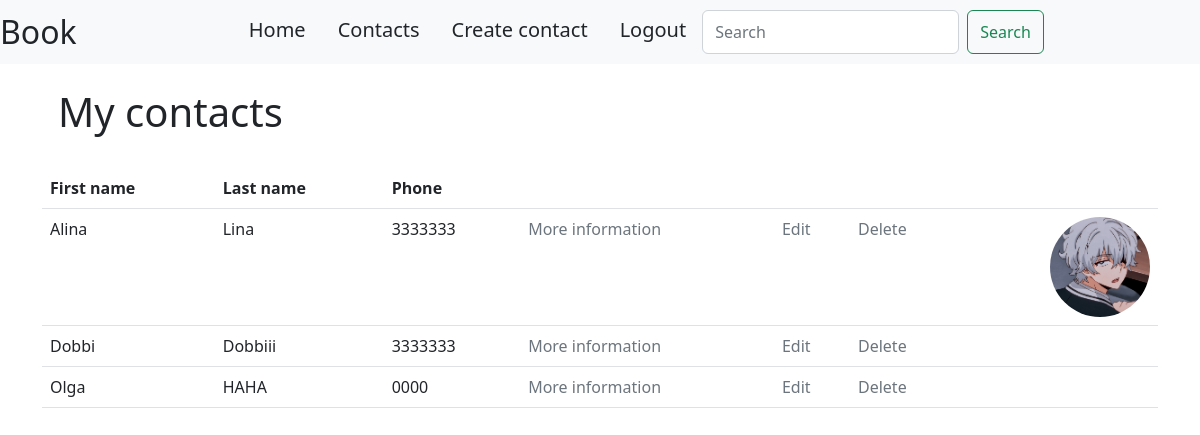
The page /contacts (signed in) on the database its author committed.
### contacts/models.py (models this page shows, shortened)
class Contact(models.Model):
    first_name = models.CharField('First name', max_length=30)
    last_name = models.CharField('Last name', max_length=30)
    phone = models.CharField('Phone', max_length=30, null=False, blank=False)
    email = models.EmailField('Email', max_length=50)
    address = models.CharField('Address', max_length=80)
    company = models.CharField('Company', max_length=30)
    photo = models.ImageField('Photo', null=True, blank=True, upload_to='images/')
    owner = models.ForeignKey(settings.AUTH_USER_MODEL, on_delete=models.CASCADE)
    class Meta:  # изменение название таблички
        verbose_name = 'Contact'
        verbose_name_plural = 'Contacts'

### contacts/views.py (the view)
# urls.py: path('contacts', views.ContactsList.as_view(), name='contacts'),
class ContactsList(ListView):
    model = Contact
    template_name = 'main/all_contacts.html'
    def get_queryset(self, *args, **kwargs):
        qs = super(ContactsList, self).get_queryset(*args, **kwargs)
        current_user = self.request.user
        qs = qs.filter(owner=current_user).order_by("first_name")
        return qs

### contacts/templates/main/all_contacts.html (shortened to what this page needs)
{% extends 'main/base.html' %}
{% block content %}
    {% if user.is_authenticated %}
        <main class="px-3">
            <h1>My contacts</h1>
        </main>
        <br>
        <table class="table table-hover">
            {% if object_list %}
                <thead>
                    <tr>
                        <th scope="col">First name</th>
                        <th scope="col">Last name</th>
                        <th scope="col">Phone</th>
                        <th scope="col"></th>
                        <th scope="col"></th>
                        <th scope="col"></th>
                        <th scope="col"></th>
                    </tr>
                </thead>
                {% for object in object_list %}
                    <tbody>
                        <tr>
                            <td>{{ object.first_name }}</td>
                            <td>{{ object.last_name }}</td>
                            <td>{{ object.phone }}</td>
                            <td><a href="{% url 'contact_details' object.id %}" class="nav-link p-0 text-muted">More information</a></td>
                            <td><a href="{% url 'update_contact' object.id %}" class="nav-link p-0 text-muted">Edit</a></td>
                            <td><a href="{% url 'delete_contact' object.id %}" class="nav-link p-0 text-muted">Delete</a></td>
                            {% if object.photo %}
                                <td><img src="{{ object.photo.url }}" class="bd-placeholder-img rounded-circle" width="100" height="100"  align="right"></td>
                            {% else %}
                                <td></td>
                            {% endif %}
                        </tr>
                    </tbody>
                {% endfor %}
            {% else %}
                <p>Contact list is empty</p>
            {% endif %}
        </table>
    {% endif %}
{% endblock %}

### rows shown on the page
Contact: first_name "Alina", last_name "Lina", phone "3333333", photo (picture)
Contact: first_name "Dobbi", last_name "Dobbiii", phone "3333333"
Contact: first_name "Olga", last_name "HAHA", phone "0000"
